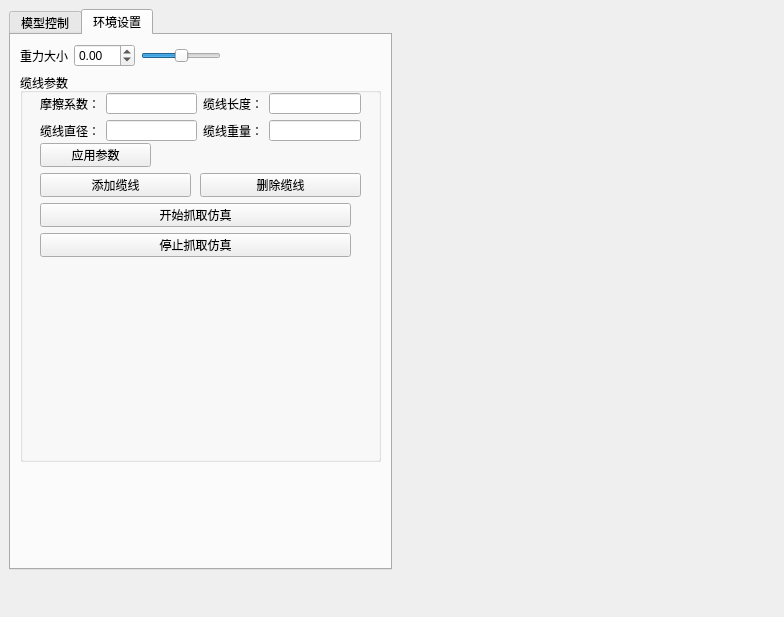
<?xml version="1.0" encoding="UTF-8"?>
<ui version="4.0">
 <author>unishuai</author>
 <class>MainWindow</class>
 <widget class="QMainWindow" name="MainWindow">
  <property name="geometry">
   <rect>
    <x>0</x>
    <y>0</y>
    <width>784</width>
    <height>617</height>
   </rect>
  </property>
  <property name="windowTitle">
   <string>软体仿真建模软件</string>
  </property>
  <property name="windowIcon">
   <iconset resource="../resource/img.qrc">
    <normaloff>:/Satoru02.jpg</normaloff>:/Satoru02.jpg</iconset>
  </property>
  <widget class="QWidget" name="centralwidget">
   <layout class="QHBoxLayout" name="horizontalLayout">
    <item>
     <layout class="QVBoxLayout" name="verticalLayout_3" stretch="0,2">
      <item>
       <widget class="QTabWidget" name="tabWidget">
        <property name="currentIndex">
         <number>1</number>
        </property>
        <widget class="QWidget" name="modelWidget">
         <attribute name="title">
          <string>模型控制</string>
         </attribute>
         <layout class="QVBoxLayout" name="verticalLayout_2">
          <item>
           <widget class="QGroupBox" name="groupBox">
            <property name="title">
             <string>弯曲控制</string>
            </property>
            <layout class="QVBoxLayout" name="verticalLayout_4">
             <item>
              <layout class="QGridLayout" name="gridLayout">
               <item row="0" column="0">
                <widget class="QLabel" name="label_2">
                 <property name="text">
                  <string>手指1</string>
                 </property>
                </widget>
               </item>
               <item row="0" column="2">
                <widget class="QSlider" name="hSlider_bend_finger1">
                 <property name="minimumSize">
                  <size>
                   <width>60</width>
                   <height>0</height>
                  </size>
                 </property>
                 <property name="maximum">
                  <number>1000</number>
                 </property>
                 <property name="orientation">
                  <enum>Qt::Orientation::Horizontal</enum>
                 </property>
                </widget>
               </item>
               <item row="1" column="0">
                <widget class="QLabel" name="label_3">
                 <property name="text">
                  <string>手指2</string>
                 </property>
                </widget>
               </item>
               <item row="1" column="2">
                <widget class="QSlider" name="hSlider_bend_finger2">
                 <property name="minimumSize">
                  <size>
                   <width>60</width>
                   <height>0</height>
                  </size>
                 </property>
                 <property name="maximum">
                  <number>1000</number>
                 </property>
                 <property name="orientation">
                  <enum>Qt::Orientation::Horizontal</enum>
                 </property>
                </widget>
               </item>
               <item row="2" column="0">
                <widget class="QLabel" name="label_4">
                 <property name="text">
                  <string>手指3</string>
                 </property>
                </widget>
               </item>
               <item row="2" column="2">
                <widget class="QSlider" name="hSlider_bend_finger3">
                 <property name="minimumSize">
                  <size>
                   <width>60</width>
                   <height>0</height>
                  </size>
                 </property>
                 <property name="maximum">
                  <number>1000</number>
                 </property>
                 <property name="orientation">
                  <enum>Qt::Orientation::Horizontal</enum>
                 </property>
                </widget>
               </item>
               <item row="3" column="0">
                <widget class="QLabel" name="label_5">
                 <property name="text">
                  <string>手指4</string>
                 </property>
                </widget>
               </item>
               <item row="3" column="2">
                <widget class="QSlider" name="hSlider_bend_finger4">
                 <property name="minimumSize">
                  <size>
                   <width>60</width>
                   <height>0</height>
                  </size>
                 </property>
                 <property name="maximum">
                  <number>1000</number>
                 </property>
                 <property name="orientation">
                  <enum>Qt::Orientation::Horizontal</enum>
                 </property>
                </widget>
               </item>
               <item row="4" column="0">
                <widget class="QLabel" name="label_6">
                 <property name="text">
                  <string>手指5</string>
                 </property>
                </widget>
               </item>
               <item row="4" column="2">
                <widget class="QSlider" name="hSlider_bend_finger5">
                 <property name="minimumSize">
                  <size>
                   <width>60</width>
                   <height>0</height>
                  </size>
                 </property>
                 <property name="maximum">
                  <number>1000</number>
                 </property>
                 <property name="orientation">
                  <enum>Qt::Orientation::Horizontal</enum>
                 </property>
                </widget>
               </item>
               <item row="0" column="1">
                <widget class="QDoubleSpinBox" name="dSpinBox_bend_finger1">
                 <property name="minimumSize">
                  <size>
                   <width>50</width>
                   <height>0</height>
                  </size>
                 </property>
                 <property name="maximum">
                  <double>10.000000000000000</double>
                 </property>
                </widget>
               </item>
               <item row="1" column="1">
                <widget class="QDoubleSpinBox" name="dSpinBox_bend_finger2">
                 <property name="minimumSize">
                  <size>
                   <width>50</width>
                   <height>0</height>
                  </size>
                 </property>
                 <property name="maximum">
                  <double>10.000000000000000</double>
                 </property>
                </widget>
               </item>
               <item row="2" column="1">
                <widget class="QDoubleSpinBox" name="dSpinBox_bend_finger3">
                 <property name="minimumSize">
                  <size>
                   <width>50</width>
                   <height>0</height>
                  </size>
                 </property>
                 <property name="maximum">
                  <double>10.000000000000000</double>
                 </property>
                </widget>
               </item>
               <item row="3" column="1">
                <widget class="QDoubleSpinBox" name="dSpinBox_bend_finger4">
                 <property name="minimumSize">
                  <size>
                   <width>50</width>
                   <height>0</height>
                  </size>
                 </property>
                 <property name="maximum">
                  <double>10.000000000000000</double>
                 </property>
                </widget>
               </item>
               <item row="4" column="1">
                <widget class="QDoubleSpinBox" name="dSpinBox_bend_finger5">
                 <property name="minimumSize">
                  <size>
                   <width>50</width>
                   <height>0</height>
                  </size>
                 </property>
                 <property name="maximum">
                  <double>10.000000000000000</double>
                 </property>
                </widget>
               </item>
              </layout>
             </item>
            </layout>
           </widget>
          </item>
          <item>
           <widget class="QGroupBox" name="groupBox_2">
            <property name="title">
             <string>摆动控制</string>
            </property>
            <layout class="QVBoxLayout" name="verticalLayout_5">
             <item>
              <layout class="QGridLayout" name="gridLayout_2">
               <item row="0" column="0">
                <widget class="QLabel" name="label_7">
                 <property name="text">
                  <string>手指1</string>
                 </property>
                </widget>
               </item>
               <item row="0" column="2">
                <widget class="QSlider" name="hSlider_sway_finger1">
                 <property name="minimumSize">
                  <size>
                   <width>60</width>
                   <height>0</height>
                  </size>
                 </property>
                 <property name="minimum">
                  <number>-500</number>
                 </property>
                 <property name="maximum">
                  <number>500</number>
                 </property>
                 <property name="orientation">
                  <enum>Qt::Orientation::Horizontal</enum>
                 </property>
                </widget>
               </item>
               <item row="1" column="0">
                <widget class="QLabel" name="label_8">
                 <property name="text">
                  <string>手指2</string>
                 </property>
                </widget>
               </item>
               <item row="1" column="2">
                <widget class="QSlider" name="hSlider_sway_finger2">
                 <property name="minimumSize">
                  <size>
                   <width>60</width>
                   <height>0</height>
                  </size>
                 </property>
                 <property name="minimum">
                  <number>-500</number>
                 </property>
                 <property name="maximum">
                  <number>500</number>
                 </property>
                 <property name="orientation">
                  <enum>Qt::Orientation::Horizontal</enum>
                 </property>
                </widget>
               </item>
               <item row="2" column="0">
                <widget class="QLabel" name="label_9">
                 <property name="text">
                  <string>手指3</string>
                 </property>
                </widget>
               </item>
               <item row="2" column="2">
                <widget class="QSlider" name="hSlider_sway_finger3">
                 <property name="minimumSize">
                  <size>
                   <width>60</width>
                   <height>0</height>
                  </size>
                 </property>
                 <property name="minimum">
                  <number>-500</number>
                 </property>
                 <property name="maximum">
                  <number>500</number>
                 </property>
                 <property name="orientation">
                  <enum>Qt::Orientation::Horizontal</enum>
                 </property>
                </widget>
               </item>
               <item row="3" column="0">
                <widget class="QLabel" name="label_10">
                 <property name="text">
                  <string>手指4</string>
                 </property>
                </widget>
               </item>
               <item row="3" column="2">
                <widget class="QSlider" name="hSlider_sway_finger4">
                 <property name="minimumSize">
                  <size>
                   <width>60</width>
                   <height>0</height>
                  </size>
                 </property>
                 <property name="minimum">
                  <number>-500</number>
                 </property>
                 <property name="maximum">
                  <number>500</number>
                 </property>
                 <property name="value">
                  <number>0</number>
                 </property>
                 <property name="orientation">
                  <enum>Qt::Orientation::Horizontal</enum>
                 </property>
                </widget>
               </item>
               <item row="4" column="0">
                <widget class="QLabel" name="label_11">
                 <property name="text">
                  <string>手指5</string>
                 </property>
                </widget>
               </item>
               <item row="4" column="2">
                <widget class="QSlider" name="hSlider_sway_finger5">
                 <property name="minimumSize">
                  <size>
                   <width>60</width>
                   <height>0</height>
                  </size>
                 </property>
                 <property name="minimum">
                  <number>-500</number>
                 </property>
                 <property name="maximum">
                  <number>500</number>
                 </property>
                 <property name="value">
                  <number>0</number>
                 </property>
                 <property name="orientation">
                  <enum>Qt::Orientation::Horizontal</enum>
                 </property>
                </widget>
               </item>
               <item row="0" column="1">
                <widget class="QDoubleSpinBox" name="dSpinBox_sway_finger1">
                 <property name="minimumSize">
                  <size>
                   <width>50</width>
                   <height>0</height>
                  </size>
                 </property>
                 <property name="minimum">
                  <double>-5.000000000000000</double>
                 </property>
                 <property name="maximum">
                  <double>5.000000000000000</double>
                 </property>
                </widget>
               </item>
               <item row="1" column="1">
                <widget class="QDoubleSpinBox" name="dSpinBox_sway_finger2">
                 <property name="minimumSize">
                  <size>
                   <width>50</width>
                   <height>0</height>
                  </size>
                 </property>
                 <property name="minimum">
                  <double>-5.000000000000000</double>
                 </property>
                 <property name="maximum">
                  <double>5.000000000000000</double>
                 </property>
                </widget>
               </item>
               <item row="2" column="1">
                <widget class="QDoubleSpinBox" name="dSpinBox_sway_finger3">
                 <property name="minimumSize">
                  <size>
                   <width>50</width>
                   <height>0</height>
                  </size>
                 </property>
                 <property name="minimum">
                  <double>-5.000000000000000</double>
                 </property>
                 <property name="maximum">
                  <double>5.000000000000000</double>
                 </property>
                </widget>
               </item>
               <item row="3" column="1">
                <widget class="QDoubleSpinBox" name="dSpinBox_sway_finger4">
                 <property name="minimumSize">
                  <size>
                   <width>50</width>
                   <height>0</height>
                  </size>
                 </property>
                 <property name="minimum">
                  <double>-5.000000000000000</double>
                 </property>
                 <property name="maximum">
                  <double>5.000000000000000</double>
                 </property>
                </widget>
               </item>
               <item row="4" column="1">
                <widget class="QDoubleSpinBox" name="dSpinBox_sway_finger5">
                 <property name="minimumSize">
                  <size>
                   <width>50</width>
                   <height>0</height>
                  </size>
                 </property>
                 <property name="minimum">
                  <double>-5.000000000000000</double>
                 </property>
                 <property name="maximum">
                  <double>5.000000000000000</double>
                 </property>
                </widget>
               </item>
              </layout>
             </item>
            </layout>
           </widget>
          </item>
         </layout>
        </widget>
        <widget class="QWidget" name="envWidget">
         <attribute name="title">
          <string>环境设置</string>
         </attribute>
         <layout class="QVBoxLayout" name="verticalLayout" stretch="1,8,2">
          <item>
           <layout class="QHBoxLayout" name="horizontalLayout_3">
            <item>
             <layout class="QHBoxLayout" name="horizontalLayout_2">
              <item>
               <widget class="QLabel" name="label">
                <property name="sizePolicy">
                 <sizepolicy hsizetype="Fixed" vsizetype="Preferred">
                  <horstretch>0</horstretch>
                  <verstretch>0</verstretch>
                 </sizepolicy>
                </property>
                <property name="text">
                 <string>重力大小</string>
                </property>
               </widget>
              </item>
              <item>
               <widget class="QDoubleSpinBox" name="doubleSpinBox_gravity">
                <property name="minimum">
                 <double>-20.000000000000000</double>
                </property>
                <property name="maximum">
                 <double>20.000000000000000</double>
                </property>
               </widget>
              </item>
              <item>
               <widget class="QSlider" name="hSlider_gravity">
                <property name="minimumSize">
                 <size>
                  <width>30</width>
                  <height>0</height>
                 </size>
                </property>
                <property name="maximumSize">
                 <size>
                  <width>80</width>
                  <height>16777215</height>
                 </size>
                </property>
                <property name="minimum">
                 <number>-2000</number>
                </property>
                <property name="maximum">
                 <number>2000</number>
                </property>
                <property name="orientation">
                 <enum>Qt::Orientation::Horizontal</enum>
                </property>
               </widget>
              </item>
             </layout>
            </item>
            <item>
             <spacer name="horizontalSpacer">
              <property name="orientation">
               <enum>Qt::Orientation::Horizontal</enum>
              </property>
              <property name="sizeHint" stdset="0">
               <size>
                <width>40</width>
                <height>20</height>
               </size>
              </property>
             </spacer>
            </item>
           </layout>
          </item>
          <item>
           <widget class="QGroupBox" name="groupBox_3">
            <property name="sizePolicy">
             <sizepolicy hsizetype="Preferred" vsizetype="Preferred">
              <horstretch>0</horstretch>
              <verstretch>2</verstretch>
             </sizepolicy>
            </property>
            <property name="minimumSize">
             <size>
              <width>60</width>
              <height>120</height>
             </size>
            </property>
            <property name="title">
             <string>缆线参数</string>
            </property>
            <widget class="QPushButton" name="btn_applyCableParam">
             <property name="geometry">
              <rect>
               <x>20</x>
               <y>70</y>
               <width>111</width>
               <height>24</height>
              </rect>
             </property>
             <property name="text">
              <string>应用参数</string>
             </property>
            </widget>
            <widget class="QWidget" name="layoutWidget">
             <property name="geometry">
              <rect>
               <x>20</x>
               <y>20</y>
               <width>321</width>
               <height>48</height>
              </rect>
             </property>
             <layout class="QGridLayout" name="gridLayout_3">
              <item row="0" column="0">
               <widget class="QLabel" name="label_12">
                <property name="text">
                 <string>摩擦系数：</string>
                </property>
               </widget>
              </item>
              <item row="0" column="1">
               <widget class="QLineEdit" name="le_cableFriction"/>
              </item>
              <item row="0" column="2">
               <widget class="QLabel" name="label_13">
                <property name="text">
                 <string>缆线长度：</string>
                </property>
               </widget>
              </item>
              <item row="0" column="3">
               <widget class="QLineEdit" name="le_cableLen"/>
              </item>
              <item row="1" column="0">
               <widget class="QLabel" name="label_15">
                <property name="text">
                 <string>缆线直径：</string>
                </property>
               </widget>
              </item>
              <item row="1" column="1">
               <widget class="QLineEdit" name="le_cableDiameter"/>
              </item>
              <item row="1" column="2">
               <widget class="QLabel" name="label_14">
                <property name="text">
                 <string>缆线重量：</string>
                </property>
               </widget>
              </item>
              <item row="1" column="3">
               <widget class="QLineEdit" name="le_cableMass"/>
              </item>
             </layout>
            </widget>
            <widget class="QPushButton" name="btn_addCable">
             <property name="geometry">
              <rect>
               <x>20</x>
               <y>100</y>
               <width>151</width>
               <height>24</height>
              </rect>
             </property>
             <property name="text">
              <string>添加缆线</string>
             </property>
            </widget>
            <widget class="QPushButton" name="btn_removeCable">
             <property name="geometry">
              <rect>
               <x>180</x>
               <y>100</y>
               <width>161</width>
               <height>24</height>
              </rect>
             </property>
             <property name="text">
              <string>删除缆线</string>
             </property>
            </widget>
            <widget class="QPushButton" name="btn_startgraspSim">
             <property name="geometry">
              <rect>
               <x>20</x>
               <y>130</y>
               <width>311</width>
               <height>24</height>
              </rect>
             </property>
             <property name="text">
              <string>开始抓取仿真</string>
             </property>
            </widget>
            <widget class="QPushButton" name="btn_stopGraspSim">
             <property name="geometry">
              <rect>
               <x>20</x>
               <y>160</y>
               <width>311</width>
               <height>24</height>
              </rect>
             </property>
             <property name="text">
              <string>停止抓取仿真</string>
             </property>
            </widget>
           </widget>
          </item>
          <item>
           <spacer name="verticalSpacer">
            <property name="orientation">
             <enum>Qt::Orientation::Vertical</enum>
            </property>
            <property name="sizeHint" stdset="0">
             <size>
              <width>20</width>
              <height>364</height>
             </size>
            </property>
           </spacer>
          </item>
         </layout>
        </widget>
       </widget>
      </item>
      <item>
       <spacer name="verticalSpacer_2">
        <property name="orientation">
         <enum>Qt::Orientation::Vertical</enum>
        </property>
        <property name="sizeHint" stdset="0">
         <size>
          <width>20</width>
          <height>40</height>
         </size>
        </property>
       </spacer>
      </item>
     </layout>
    </item>
    <item>
     <spacer name="horizontalSpacer_2">
      <property name="orientation">
       <enum>Qt::Orientation::Horizontal</enum>
      </property>
      <property name="sizeHint" stdset="0">
       <size>
        <width>377</width>
        <height>20</height>
       </size>
      </property>
     </spacer>
    </item>
   </layout>
  </widget>
  <widget class="QMenuBar" name="menubar">
   <property name="geometry">
    <rect>
     <x>0</x>
     <y>0</y>
     <width>784</width>
     <height>22</height>
    </rect>
   </property>
  </widget>
 </widget>
 <resources>
  <include location="../resource/img.qrc"/>
 </resources>
 <connections/>
</ui>
